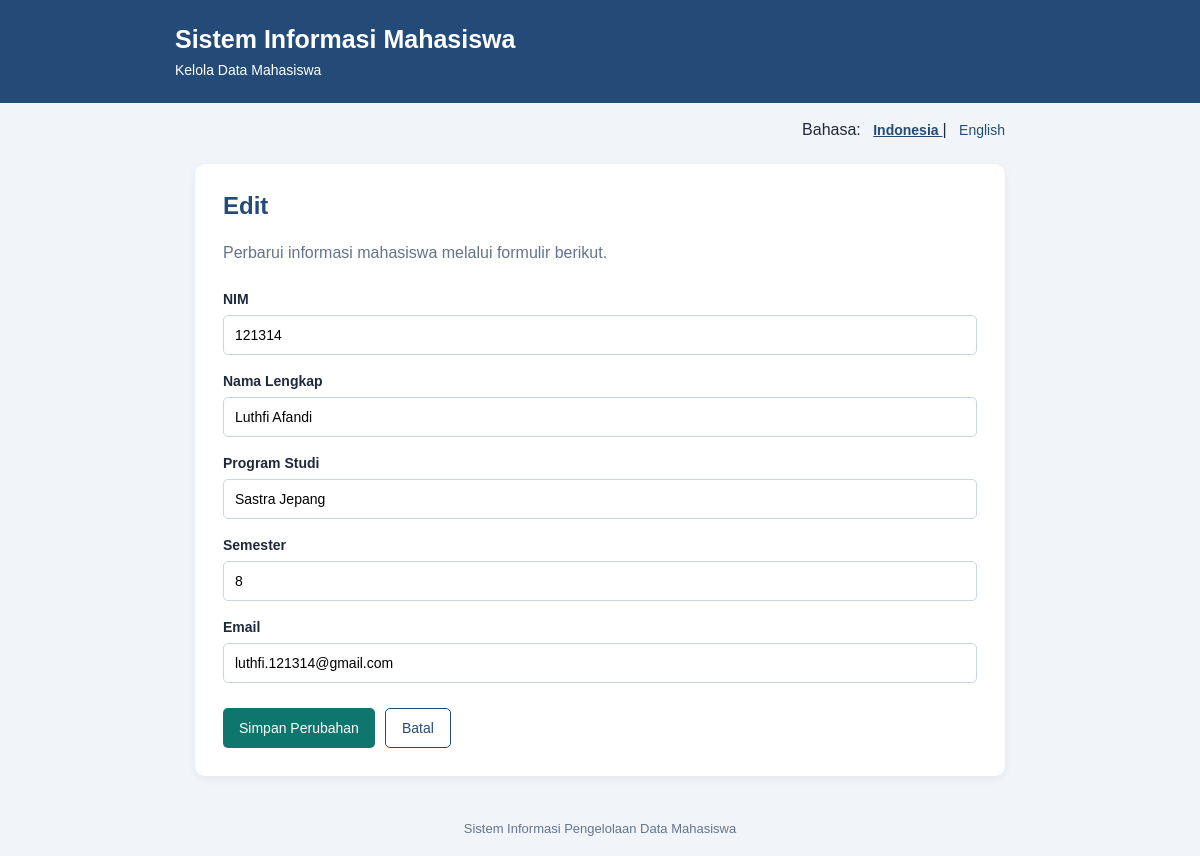
The page /student_management/mahasiswa/edit.php?id=5 (signed in) on the database its author committed.
### tables this page shows
CREATE TABLE IF NOT EXISTS `mahasiswa` (
  `id` int NOT NULL AUTO_INCREMENT,
  `nim` varchar(20) NOT NULL DEFAULT 'NOT NULL',
  `nama` varchar(50) NOT NULL DEFAULT 'NOT NULL',
  `prodi` varchar(50) NOT NULL DEFAULT 'NOT NULL',
  `semester` tinyint NOT NULL,
  `email` varchar(50) NOT NULL,
  `created_at` timestamp NOT NULL DEFAULT (now()),
  PRIMARY KEY (`id`),
  UNIQUE KEY `Index 2` (`nim`)
);

### student_management/includes/language.php (called while the page is built, shortened)
<?php
$lang = $_SESSION['language'];
function translate($key)
{
    global $translations, $lang;
    return $translations[$lang][$key]
        ?? $translations['id'][$key]
        ?? $key;
}

### student_management/mahasiswa/edit.php (the view, shortened to what this page needs)
<?php
require_once '../includes/language.php';
require_once '../config/database.php';
$id = filter_input(INPUT_GET, 'id', FILTER_VALIDATE_INT);
$query = $pdo->prepare(
    "SELECT * FROM mahasiswa WHERE id = :id"
);
$query->execute(['id' => $id]);
$mahasiswa = $query->fetch(PDO::FETCH_ASSOC);
$nim = $mahasiswa['nim'];
$nama = $mahasiswa['nama'];
$prodi = $mahasiswa['prodi'];
$semester = $mahasiswa['semester'];
$email = $mahasiswa['email'];
?>
<!DOCTYPE html>
<html lang="<?= htmlspecialchars($lang, ENT_QUOTES, 'UTF-8'); ?>">
<head>
</head>
<body>
    <header class="header">
        <div class="header-content">
            <h1><?= htmlspecialchars(translate('system_name')); ?></h1>
            <p><?= htmlspecialchars(translate('student_management')); ?></p>
        </div>
    </header>
    <div class="language">
        <?= htmlspecialchars(translate('language')); ?>:
        <a href="?id=<?= (int) $id; ?>&lang=id"
           class="<?= $lang === 'id' ? 'active' : ''; ?>">
            Indonesia
        </a>
        |
        <a href="?id=<?= (int) $id; ?>&lang=en"
           class="<?= $lang === 'en' ? 'active' : ''; ?>">
            English
        </a>
    </div>
    <main class="container">
        <div class="card">
            <h2><?= htmlspecialchars(translate('edit_student')); ?></h2>
            <p class="description">
                <?= htmlspecialchars(translate('edit_description')); ?>
            </p>
            <form method="POST" action="edit.php?id=<?= (int) $id; ?>">
                <div class="form-group">
                    <label for="nim">
                        <?= htmlspecialchars(translate('student_number')); ?>
                    </label>
                    <input
                        type="text"
                        id="nim"
                        name="nim"
                        value="<?= htmlspecialchars($nim, ENT_QUOTES, 'UTF-8'); ?>"
                        maxlength="20"
                        required
                    >
                </div>
                <div class="form-group">
                    <label for="nama">
                        <?= htmlspecialchars(translate('full_name')); ?>
                    </label>
                    <input
                        type="text"
                        id="nama"
                        name="nama"
                        value="<?= htmlspecialchars($nama, ENT_QUOTES, 'UTF-8'); ?>"
                        maxlength="50"
                        required
                    >
                </div>
                <div class="form-group">
                    <label for="prodi">
                        <?= htmlspecialchars(translate('study_program')); ?>
                    </label>
                    <input
                        type="text"
                        id="prodi"
                        name="prodi"
                        value="<?= htmlspecialchars($prodi, ENT_QUOTES, 'UTF-8'); ?>"
                        maxlength="50"
                        required
                    >
                </div>
                <div class="form-group">
                    <label for="semester">
                        <?= htmlspecialchars(translate('semester')); ?>
                    </label>
                    <input
                        type="number"
                        id="semester"
                        name="semester"
                        value="<?= htmlspecialchars((string) $semester, ENT_QUOTES, 'UTF-8'); ?>"
                        min="1"
                        max="14"
                        required
                    >
                </div>
                <div class="form-group">
                    <label for="email">
                        <?= htmlspecialchars(translate('email')); ?>
                    </label>
                    <input
                        type="email"
                        id="email"
                        name="email"
                        value="<?= htmlspecialchars($email, ENT_QUOTES, 'UTF-8'); ?>"
                        maxlength="50"
                        required
                    >
                </div>
                <div class="actions">
                    <button type="submit" class="button button-save">
                        <?= htmlspecialchars(translate('save_changes')); ?>
                    </button>
                    <a href="index.php" class="button button-cancel">
                        <?= htmlspecialchars(translate('cancel')); ?>
                    </a>
                </div>
            </form>
        </div>
    </main>
    <footer class="footer">
        <?= htmlspecialchars(translate('footer')); ?>
    </footer>
</body>
</html>

### student_management/mahasiswa/edit.php (style rules this page uses)
* { box-sizing: border-box; }
body { margin: 0; font-family: Arial, sans-serif; background: #f1f5f9; color: #1e293b; }
.header { background: #244b78; color: white; padding: 25px 20px; }
.header-content { max-width: 850px; margin: auto; }
.header h1 { margin: 0 0 8px; font-size: 25px; }
.header p { margin: 0; font-size: 14px; }
.language { max-width: 850px; margin: 18px auto 0; padding: 0 20px; text-align: right; }
.language a { color: #244b78; text-decoration: none; margin-left: 8px; font-size: 14px; }
.language .active { font-weight: bold; text-decoration: underline; }
.container { max-width: 850px; margin: 25px auto; padding: 0 20px; }
.card { background: white; padding: 28px; border-radius: 10px; box-shadow: 0 3px 10px rgba(0, 0, 0, 0.06); }
.card h2 { margin-top: 0; color: #244b78; }
.description { color: #64748b; line-height: 1.6; margin-bottom: 25px; }
.form-group { margin-bottom: 18px; }
label { display: block; font-weight: bold; font-size: 14px; margin-bottom: 8px; }
input { width: 100%; padding: 11px; border: 1px solid #cbd5e1; border-radius: 5px; font-size: 14px; }
.actions { display: flex; gap: 10px; flex-wrap: wrap; margin-top: 25px; }
.button { display: inline-block; padding: 11px 16px; border: none; border-radius: 5px; font-size: 14px; text-decoration: none; cursor: pointer; }
.button-save { background: #0f766e; color: white; }
.button-cancel { background: white; color: #244b78; border: 1px solid #244b78; }
.footer { text-align: center; color: #64748b; font-size: 13px; padding: 20px; }

### rows shown on the page
mahasiswa: nim "121314", nama "Luthfi Afandi", prodi "Sastra Jepang", semester "8", email "luthfi.121314@gmail.com"

### other values the page prints
translate('system_name') "Sistem Informasi Mahasiswa"
translate('student_management') "Kelola Data Mahasiswa"
translate('language') "Bahasa"
translate('edit_student') "Edit"
translate('edit_description') "Perbarui informasi mahasiswa melalui formulir berikut."
translate('student_number') "NIM"
translate('full_name') "Nama Lengkap"
translate('study_program') "Program Studi"
translate('semester') "Semester"
translate('email') "Email"
translate('save_changes') "Simpan Perubahan"
translate('cancel') "Batal"
translate('footer') "Sistem Informasi Pengelolaan Data Mahasiswa"
